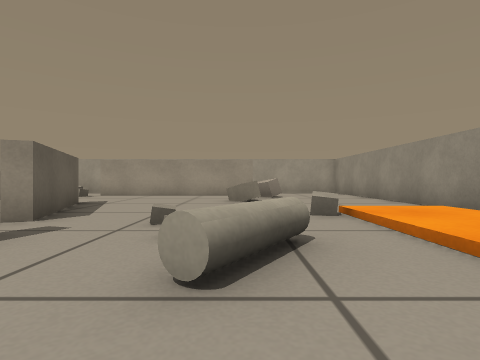
View 1 (above)

17 first-person views from a walk through a world built for the Gazebo simulator. The camera is 0.31 m above the floor, looks level and sees 80° across. The floor is counted in squares, 0.5 m on a side. Each view is taken from the middle of a square. On the plan, view 1 faces up. The plan holds only what a view shows up to about 9 squares ahead; the rest is blank.

View 2
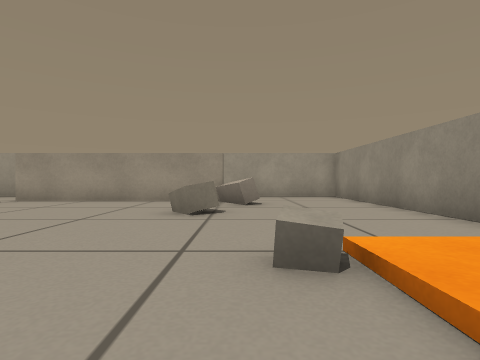

View 3
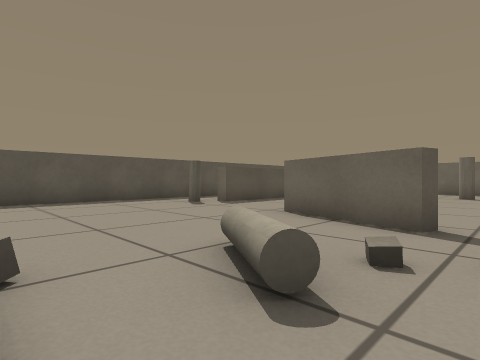

View 4
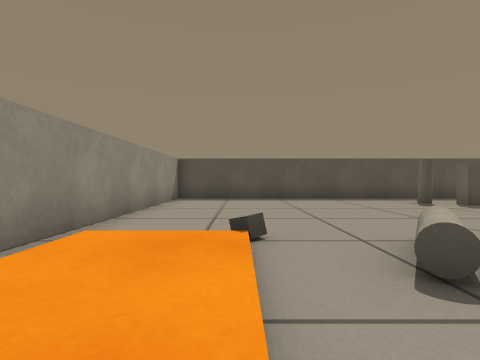

View 5
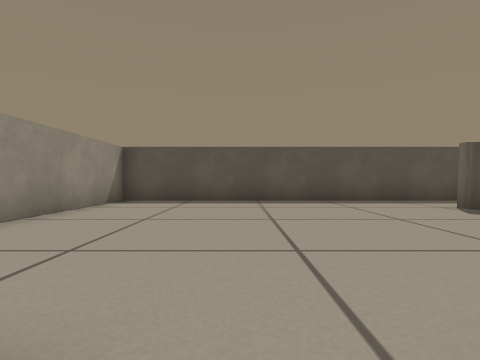

View 6
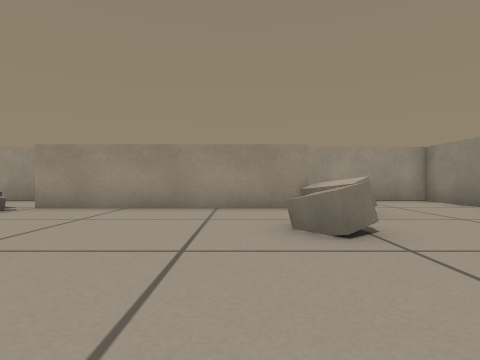

View 7
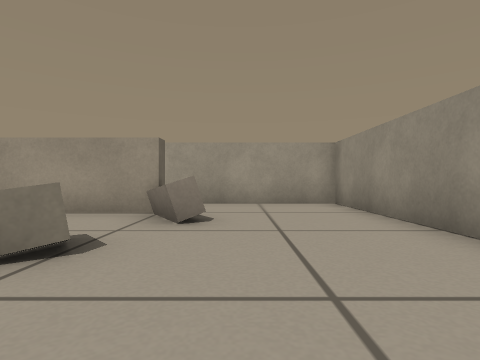

View 8
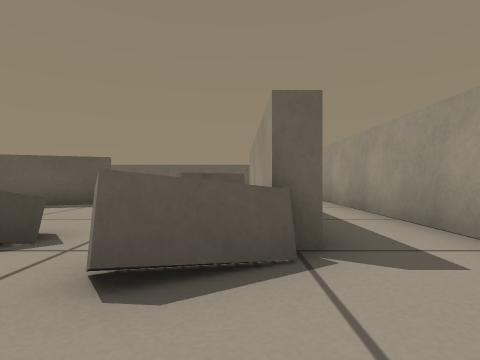

View 9
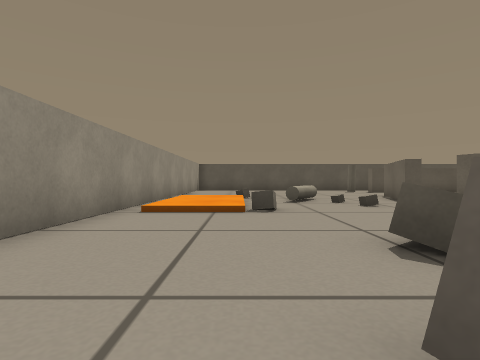

View 10
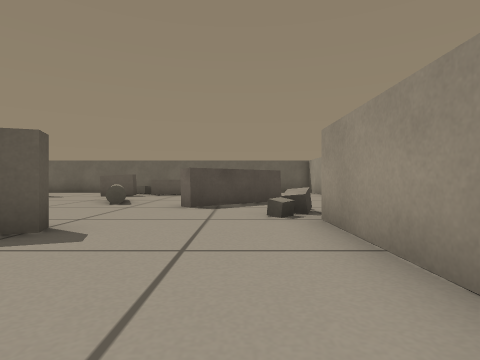

View 11
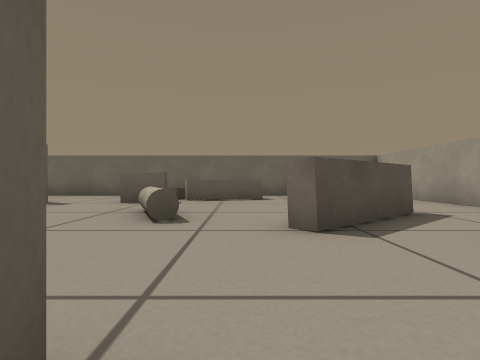

View 12
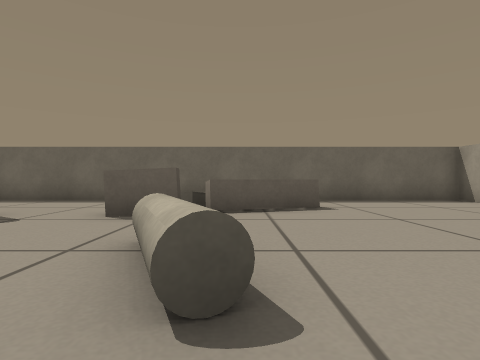

View 13
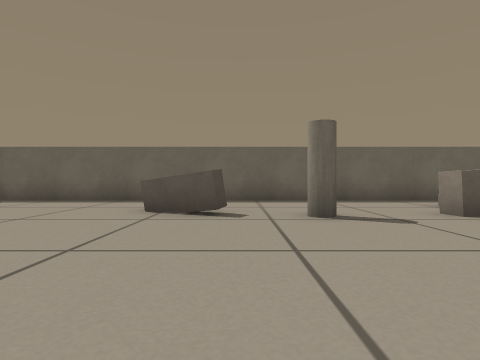

View 14
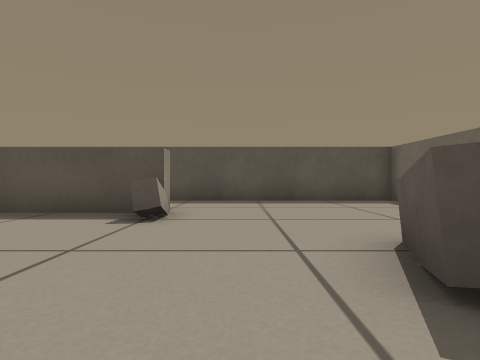

View 15
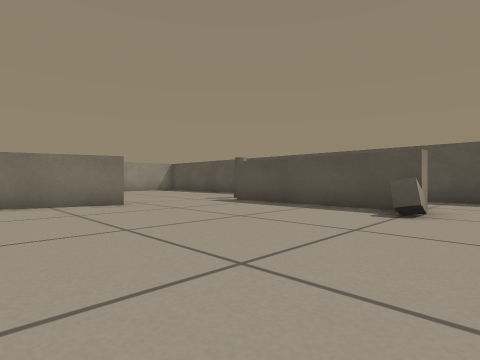

View 16
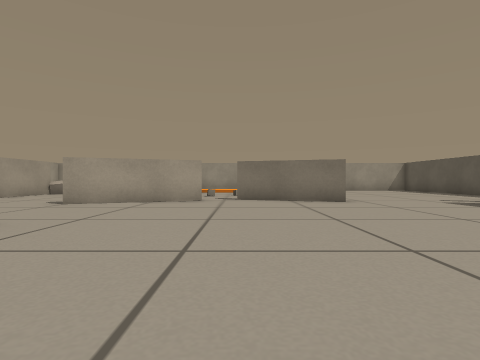

View 17
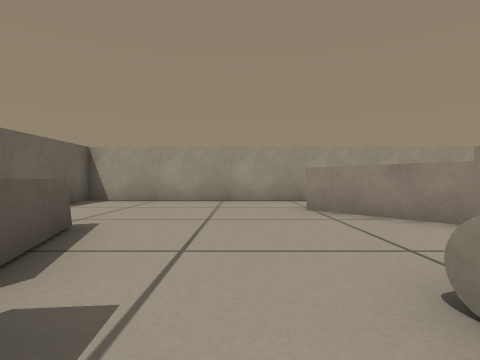

### Floor plan
Ten units are one square. View 1 is at (0, 0); x grows to the right and y downward. Boxes are objects, and circles mark ways between rooms. Rooms are numbered by the first view taken in them; rooms with no view inside come last. Other rooms are left out.
<svg viewBox="-160 -140 210 210">
<path fill="none" stroke="#000" d="M-30 -31 -26 -30 -36 1M-43 -77 -31 -43M-46 33 -46 38M5 -118 5 -113 -55 -113M-55 65 45 65 45 -135 -55 -135M-125 -59 -119 -59 -118 -47M-86 33 -46 33M-35 -41 -47 -75 -43 -77M-40 0 -30 -31M-94 -113 -74 -89 -77 -86 -96 -109M-55 -135 -155 -135 -155 65 -89 65M-118 -47 -124 -47M-133 -88 -125 -64"/>
<rect x="-45" y="35" width="10" height="10" fill="#bbb"><title>pillar</title></rect>
<rect x="-15" y="-35" width="10" height="10" fill="#bbb"><title>grey box</title></rect>
<rect x="-15" y="-45" width="10" height="10" fill="#bbb"><title>grey box</title></rect>
<rect x="-5" y="-35" width="10" height="20" fill="#bbb"><title>pillar</title></rect>
<rect x="-5" y="-95" width="10" height="20" fill="#bbb"><title>brown box</title></rect>
<rect x="5" y="-55" width="10" height="10" fill="#bbb"><title>grey box</title></rect>
<rect x="5" y="-115" width="10" height="20" fill="#bbb"><title>grey box</title></rect>
<rect x="15" y="-15" width="10" height="10" fill="#bbb"><title>grey box</title></rect>
<rect x="-145" y="-65" width="20" height="10" fill="#bbb"><title>grey box</title></rect>
<rect x="-135" y="-5" width="20" height="20" fill="#bbb"><title>grey box</title></rect>
<rect x="-125" y="-25" width="10" height="10" fill="#bbb"><title>pillar</title></rect>
<rect x="-105" y="25" width="20" height="10" fill="#bbb"><title>grey box</title></rect>
<rect x="-105" y="-75" width="30" height="20" fill="#bbb"><title>pillar</title></rect>
<rect x="-75" y="-115" width="10" height="10" fill="#bbb"><title>grey box</title></rect>
<rect x="-65" y="-115" width="10" height="10" fill="#bbb"><title>grey box</title></rect>
<circle cx="-30" cy="-40" r="3" fill="#2a7"/>
<circle cx="-45" cy="35" r="3" fill="#2a7"/>
<circle cx="-48" cy="-100" r="3" fill="#2a7"/>
<text x="0" y="-30">1</text>
<text x="-100" y="-30">2</text>
</svg>
Room 1 opens to room 2.

Where each view was taken, in squares from view 1:
view 1: 0 up, 0 right, facing up
view 2: 3 up, 1 right, facing up
view 3: 4 up, 2 right, facing down-left
view 4: 5 up, 2 right, facing down
view 5: 2 up, 1 right, facing down
view 6: 5 up, 1 left, facing up
view 7: 6 up, 2 right, facing up
view 8: 11 up, 3 right, facing left
view 9: 11 up, 2 right, facing down
view 10: 10 up, 1 left, facing left
view 11: 8 up, 4 left, facing left
view 12: 7 up, 7 left, facing left
view 13: 1 up, 7 left, facing left
view 14: 2 up, 11 left, facing down
view 15: 3 up, 11 left, facing down-right
view 16: 3 up, 12 left, facing right
view 17: 5 up, 11 left, facing up
